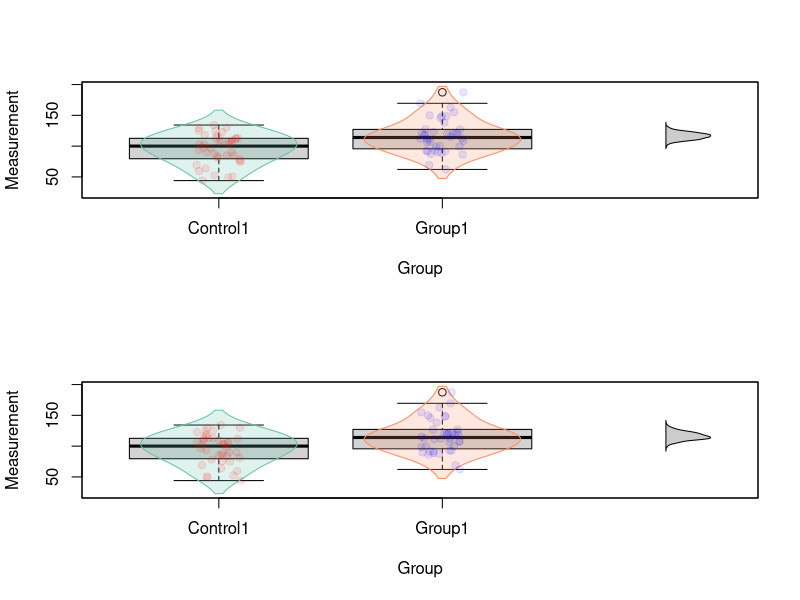

The R script that drew this image:
### Private functions

#### TODO handle NA in data !!!
#### Multiple groups - specify pairings
#### Scale of cohens d - scale to fit (-1, 1), limit axis extents (Hegdes same)

transparent <-  function(colour, alpha) {
  rgba.val <- col2rgb(colour, TRUE)
  t.col <- rgb(rgba.val[1, ], rgba.val[2, ], rgba.val[3, ],
               maxColorValue = 255,
               alpha = (100 - alpha * 100) * 255 / 100)
  invisible(t.col)
}


# Two group statistic functions

# Mean difference (group 2 - group 1)
stMeanDiff <- function(x1, x2) { mean(x2) - mean(x1) }

# Cohens d (group 2 - group 1)
stCohensD <- function(x1, x2){
  m1 <- mean(x1) 
  SD1 <- sd(x1)
  N1 <- length(x1)
  m2 <- mean(x2)
  SD2 <- sd(x2)
  N2 <- length(x2)
  x <- sqrt((N1 - 1) * (SD1 * SD1) * (N2 - 1) * (SD2 * SD2) / (N1 + N2 - 2))
  (m2 - m1) / x
}

#############################################################################

#' Generate differences
#' 
#' This is details
#' 
#' @param data A data frame...
#' @param effect.type Type of difference
#' 
#' @return List containing:
#' bootstrapped mean difference + confidence interval of mean difference + individual bootstrapped difference + 
#'         CI of group 1 + CI of group 2 + mean of group 1 + mean of group 2 + median of group 1 + median of group 2 +
#'         raw data
#'         
#' @export
difference <- function(data,
                       effect.type = c("unstandardised", "cohens", "hegens", "paired-diffs"),
                       paired = FALSE, # if true calculate paired mean difference 
                       data.col = 1, group.col = 2, block.col = NULL, id.col,
                       R = 1000,
                       ci.type = "bca",
                       ...        
                       # ci.type = "bca", #default
                       # contrast = c("group 1 - group 2"), # default larger group minus small group
                       # ci.conf = 0.95,
) {
  
  call <- match.call()
  if (!is.function(effect.type))
    effect.type <- match.arg(effect.type)
  
  # Get list of groups
  groups <- unique(data[[group.col]])

  # Function to simplify writing bootstrap statistic functions  
  .wrap2GroupStatistic <- function(statisticFn) {
    if (length(groups) != 2)
      stop(sprintf("Require exactly 2 groups for effect type %s, found %d (%s)", effect.type, length(groups), paste(groups, collapse = ", ")))
    function(data, indices) {
      measurement <- data[indices, data.col]
      group <- data[indices, group.col]
      x1 <- measurement[group == groups[1]]
      x2 <- measurement[group == groups[2]]
      statisticFn(x1, x2)
    }
  }

  # Decide how to calculate the statistic
  bootstrapData <- data
  if (effect.type == "unstandardised") {
    statistic <- .wrap2GroupStatistic(stMeanDiff)
  } else if (effect.type == "cohens") {
    statistic <- .wrap2GroupStatistic(stCohensD)
  } else if (effect.type == "hegens") {
    statistic <- .wrap2GroupStatistic(stHegens)
  } else if (effect.type == "paired-diffs") {
    if (missing(id.col)) stop("id.col must be specified when effect.type = 'paired-diffs'")
    g1 <- data[data[[group.col]] == groups[1], ]
    g2 <- data[data[[group.col]] == groups[2], ]
    # Pair on ID (don't assume they are sorted)
    g2Idx <- match(g1[[id.col]], g2[[id.col]])
    bootstrapData <- g2[[data.col]][g2Idx] - g1[[data.col]]
    statistic <- function(data, subset) {
      mean(data[subset])
    }
  } else {
    # User supplied a bootstrap statistic function
    statistic <- effect.type
  }
  
  # Bootstrap the statistic
  es <- boot::boot(bootstrapData, statistic, R = R, ...)
  
  # Calculate confidence interval
  ci <- boot::boot.ci(es, type = ci.type)
  
  # Save some parts of the CI data into the returned value (don't need values that are already there or misleading)
  es[["ci.type"]] <- ci.type
  for (cin in names(ci)) {
    if (!cin %in% c("R", "t0", "call")) {
      es[[cin]] <- ci[[cin]]
    }
  }
  # Overwrite data in result with the real data (rather than bootstrapped data, e.g. for paired-riffs)
  es$data <- data
  # Add some more stuff to the result
  es$call <- match.call()
  es$data.col <- data.col
  es$group.col <- group.col
  es$groups <- groups
  es$effect.type <- effect.type
  
  # Fill in extra information in the returned list  
  gil <- lapply(groups, function(g) { 
    grpVals <- data[[data.col]][data[[group.col]] == g]
    c(mean = mean(grpVals),
      median = median(grpVals),
      sd = sd(grpVals),
      se = sd(grpVals) / sqrt(length(grpVals))
    )
  })
  df <- do.call(rbind, gil)
  rownames(df) <- groups
  es$groupStatistics <- df

  # Return value has type plotES TODO decide on a name
  class(es) <- c("plotES", class(es))
  
  es
}

#' print bootstrap mean difference, bootstrapped confidence interval (R value, bootstrapped corrections"bca")
#' 
#' @export
print.plotES <- function(result, ...) {
  cat("Bootstrapped effect size\n")
  cat("Groups:\n")
  print(es$groupStatistics)
  cat(sprintf("%s effect size %g, %g%% CI (%s) %g, %g\n",
              es$effect.type, es$t0, es$bca[1], es$ci.type, es$bca[4], es$bca[5]))
}


#' Plot data with effect size
#' 
#' @param box Colour of boxplot. If FALSE or NA, boxplot is not drawn
#' @param box_fill Colour used to fill the bodies of the boxplot. If FALSE or NA, bodies are not filled
#' @param points Vector of colours used to draw data points, one colour per group. If FALSE or NA, points are not drawn
#' @param violin What type of violin plot to display. If FALSE, violin plot is not drawn
#' @param adj Value used to control violin plot smoothness.
#' 
#' 
#' @export
plotES <- function(es, 
                   box = "black", 
                   box_fill = "lightgrey", 
                   points = RColorBrewer::brewer.pal(max(3, length(es$groups)), "Set1"),
                   violin = c("left-half", "right-half", "full"),
                   violin_border = RColorBrewer::brewer.pal(max(3, length(es$groups)), "Set2"),
                   violin_fill = transparent(RColorBrewer::brewer.pal(max(3, length(es$groups)), "Set2"), .8),
                   violin_adj = 1.5,
                   violin_width = 0.35,
                   violin_trunc_at = 0.05,
                   
                   # box = TRUE,# draw boxplot 
                   # box_fill = TRUE,# fill up box colour # if false only border will be drawn 
                   # points = TRUE, #add individual data point 
                   mean = TRUE, #draw mean of the data 
                   CI = TRUE, # draw confidence interval line of the data; if, box, density, violin is TRUE, CI is FALSE
                   median_line = FALSE, # if TRUE horizontal line in median is drawn # if, box, density, violin is TRUE, median_line is FALSE
                   ef_size = TRUE, # if false do not plot effect size
                   ef_size_density = TRUE, #if true draw effect size confidence interval
                   ef_size_position = c("right", "down"),# when Gardner-Altman_plot is chosen effect size plotted right, otherwise down 
                   paired = FALSE, # if true draw lines between paired points
                   xlab = "",
                   left_ylab = "",
                   right_ylab = "",
                   bottom_ylab = "",
                   col = c("col1", "col2", "col3"), opacity = 0.6, #colour of box, violin, box border, density, col 1 = group 1, col2 = group 2, col3 = ef plot, {col = n+1, n = group no) #   
                   points_col = c("col1", "col2", "col3"), points_opacity = 0.4, # points colour 
                   ...
) {
  if (!is(es, "plotES")) 
    stop("data must be a plotES object")
  if (!isFALSE(violin))
    violin <- match.arg(violin)
  
  .show <- function(what) !isFALSE(what) && !is.null(what)
  .isColour <- function(c) tryCatch(is.matrix(col2rgb(c)), error = function(e) FALSE)
  .colour <- function(what) if (isTRUE(what)) { "black" } else if (.isColour(what)) { what } else { NA }

  
  data <- es$data
  groups <- es$groups
  
  # Calculate densities for violin plots
  densities <- lapply(groups, function(g) density(data[[es$data.col]][data[[es$group.col]] == g], adj = violin_adj))
  # Normalise densities heights so they all have desired height (which becomes width)
  densities <- lapply(densities, function(d) { d$y <- d$y / max(d$y) * violin_width; d })
  # Optionally chop off the tails
  if (violin_trunc_at > 0)
    densities <- lapply(densities, function(d) { 
      keep <- which(d$y > violin_trunc_at * violin_width)
      d$y <- c(0, d$y[keep], 0)
      d$x <- c(d$x[keep[1]], d$x[keep], d$x[keep[length(keep)]])
      d
      })
  
  # Calculate plot limits
  xlim <- c(0.5, length(groups) + 0.5)
  ylim <- range(data[[es$data.col]])

  # If needed, extend y range to encompass violin plots
  if (.show(violin)) {
    for (d in densities) {
      ylim <- range(ylim, d$x)
    }
  }
  
  # If needed extend x range to encompass effect size
  if (.show(ef_size) && length(groups) == 2) {
    xlim[2] <- xlim[2] + 0.8
  }
  
  # Extend width if showing effect size on right
  
  # Prepare plot
  plot(NULL, xlim = xlim, ylim = ylim, type = "n", xaxt = "n", yaxt = "n", xlab = es$group.col, ylab = es$data.col, ...)
  
  # Add the various components to the plot
  f <- as.formula(paste(es$data.col, "~", es$group.col))
  
  # Box plot
  if (.show(box)) {
    boxplot(f, data = data, add = TRUE, 
            col = .colour(box_fill), border = .colour(box))
  }
  # Violin plots
  if (.show(violin)) {
    for (i in seq_along(groups)) {
      d <- densities[[i]]
      col <- violin_fill[i]
      border <- violin_border[i]
      if (violin == "left-half") {
        polygon(i - d$y, d$x, col = col, border = border)
      } else if (violin == "right-half") {
        polygon(i + d$y, d$x, col = col, border = border)
      } else {
        polygon(c(i - d$y, rev(i + d$y)), c(d$x, rev(d$x)), col = col, border = border)
      }
    }
  }
  # Scatter plot of data points
  if (.show(points)) {
    stripchart(f, data = data, method = "jitter",
               pch = 19, vertical = TRUE,
               col = .colour(points),
               add = TRUE)
  }
  
  if (.show(ef_size)) {
    # If there are 2 groups..
    if (length(groups) == 2) {
      # Show it to the right
      d <- density(es$t)
      d$y <- d$y / max(d$y) * .2
      # Diff is group2 - group1, so add to group1 mean make it align with group1
      y <- es$groupStatistics[1, 1]
      polygon(d$y + 3.0, d$x + y, 
              col = transparent("black", .8), 
              border = "black")
    }
  } 
    
  
  es
}

###
# Testing

N <- 40
data <- data.frame(Measurement = c(rnorm(N, mean = 100, sd = 25),
                                   rnorm(N, mean = 100, sd = 50),
                                   rnorm(N, mean = 120, sd = 25),
                                   rnorm(N, mean = 80, sd = 50),
                                   rnorm(N, mean = 100, sd = 12),
                                   rnorm(N, mean = 100, sd = 50)),
                   Group = c(rep("Control1", N),
                             rep("Control2", N),
                             rep("Group1", N),
                             rep("Group2", N),
                             rep("Group3", N),
                             rep("Group4", N)),
                   Gender = rep(c(rep('Male', N/2), rep('Female', N/2)), 6),
                   ID = rep(1:N, 6)
                   )
# Shuffle
data <- data[sample(nrow(data)), ]

par(mfrow = c(2, 1))
es <- difference(data[data$Group %in% c("Control1", "Group1"),], data.col = "Measurement", group.col = "Group", R = 1000)
print(es)
plotES(es, points = transparent(c("red", "blue"), .9), violin = "full")

es <- difference(data[data$Group %in% c("Control1", "Group1"),], effect.type = "paired-diffs", id.col = "ID", data.col = "Measurement", group.col = "Group", R = 1000)
print(es)
plotES(es, points = transparent(c("red", "blue"), .9), violin = "full")


# library(dabestr)
# 
# two.group.unpaired <- dabest(data, Group, Measurement, 
#                              # The idx below passes "Control" as the control group, 
#                              # and "Group1" as the test group. The mean difference
#                              # will be computed as mean(Group1) - mean(Control1).
#                              idx = c("Control1", "Group1"), 
#                              paired = FALSE)
# md <- mean_diff(two.group.unpaired)
# plot(md)
# cd <- cohens_d(two.group.unpaired)
# plot(cd)
